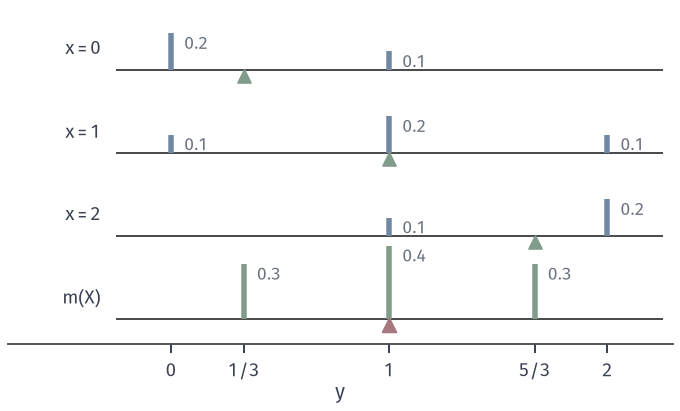

This chart was generated by the following Python code:
"""Total expectation as centre of mass on the sensor table.
Top three tiers: joint masses P(X=x, Y=y) (blue stems, height proportional to mass) for x=0,1,2,
group centroids m(x)=1/3, 1, 5/3 (green triangles).
Bottom tier: masses P(X=x)=0.3, 0.4, 0.3 moved to m(x) (green stems); their centroid E[Y]=1 (red triangle)."""
from pathlib import Path
import sys
sys.path.insert(0, str(Path(__file__).resolve().parents[1]/'cexp-common'))
from common import *

fig, ax = figure(width_mm=96, height_mm=58)
H = 2.2   # stem height per unit mass
levels = {0: 3.0, 1: 2.0, 2: 1.0}
for x, base in levels.items():
    ax.plot([-0.25, 2.25], [base, base], color=STROKE, lw=0.8)
    row = P[x]
    for y in range(3):
        if row[y] > 0:
            ax.plot([y, y], [base, base + H*row[y]], color=BLUE, lw=2.2, solid_capstyle='butt')
            ax.text(y + 0.06, base + H*row[y] - 0.02, f'{row[y]:.1f}', fontsize=7, color=MUTED, va='top')
    mx = (np.arange(3)*row).sum()/row.sum()
    ax.scatter([mx], [base - 0.08], marker='^', s=26, color=GREEN, zorder=4)
    ax.text(-0.32, base + 0.18, f'$x={x}$', ha='right', fontsize=7.5)
base = 0.0
ax.plot([-0.25, 2.25], [base, base], color=STROKE, lw=0.8)
for x, mx in zip(range(3), [1/3, 1, 5/3]):
    p = P[x].sum()
    ax.plot([mx, mx], [base, base + H*p], color=GREEN, lw=2.2, solid_capstyle='butt')
    ax.text(mx + 0.06, base + H*p - 0.02, f'{p:.1f}', fontsize=7, color=MUTED, va='top')
ax.scatter([1], [base - 0.08], marker='^', s=30, color=RED, zorder=4)
ax.text(-0.32, base + 0.18, r'$m(X)$', ha='right', fontsize=7.5)
ax.set_xlim(-0.75, 2.3); ax.set_ylim(-0.3, 3.75)
ax.set_xticks([0, 1/3, 1, 5/3, 2]); ax.set_xticklabels(['0', '1/3', '1', '5/3', '2'])
ax.set_yticks([]); ax.spines['left'].set_visible(False)
ax.set_xlabel('$y$', labelpad=1)
save(fig, Path(__file__).resolve().parent, 'figure', {'group_means': [1/3, 1, 5/3], 'weights': [.3, .4, .3], 'EY': 1})
